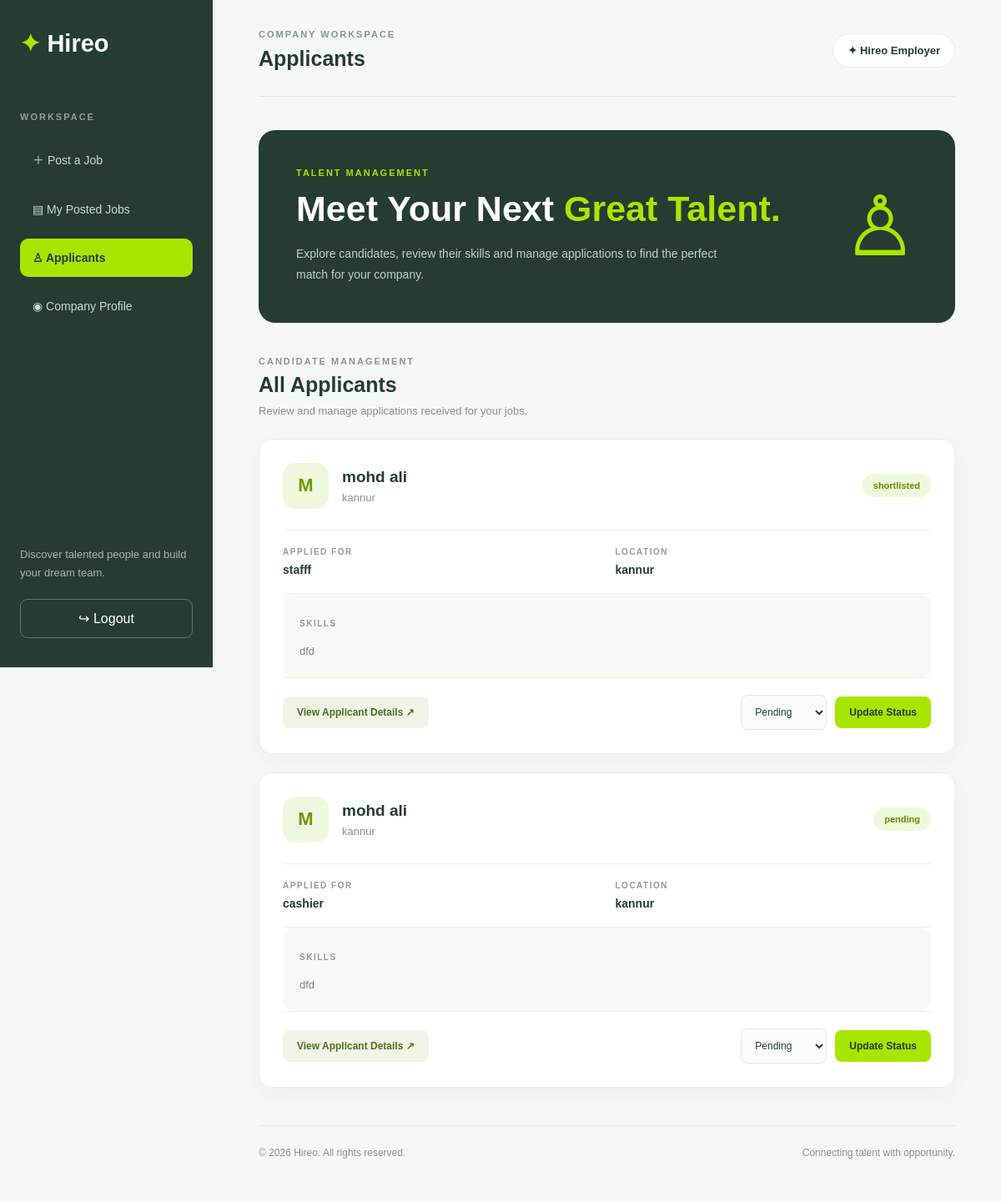
Page /applications/company-applicants/ (signed in) on the committed database.
### applications/models.py (models this page shows, shortened)
class JobApplication(models.Model):
    employee=models.ForeignKey(
        EmployeeProfile,
        on_delete=models.CASCADE
    )
    job = models.ForeignKey(
        Job,
        on_delete=models.CASCADE
    )
    applied_at=models.DateTimeField(auto_now_add=True)
    status = models.CharField(choices=[
        ('pending','Pending'),
        ('shortlisted','Shortlisted'),
        ('rejected','Rejected'),
        ('hired','Hired'),
    ],
    default='pending'
)

### employees/models.py (models this page shows, shortened)
class EmployeeProfile(models.Model):
    user = models.OneToOneField(
        settings.AUTH_USER_MODEL,
        on_delete=models.CASCADE
    )
    full_name = models.CharField(max_length=100)
    contact = models.CharField(max_length=15)
    location = models.CharField(max_length=100)
    skills = models.TextField()
    education = models.TextField()
    experience = models.TextField()
    resume = models.FileField(
        upload_to='resumes',
        null=True,
        blank=True
    )

### jobs/models.py (models this page shows, shortened)
class Job (models.Model):
    company = models.ForeignKey(
    CompanyProfile,
    on_delete=models.CASCADE
        )
    title = models.CharField()
    description = models.TextField()
    location = models.CharField()
    salary = models.CharField()
    created_at = models.DateTimeField(auto_now_add=True)
    is_active = models.BooleanField(default=True)

### applications/views.py (the view)
# urls.py: path('company-applicants/', views.company_applicants, name='company_applicants'),
@login_required
def company_applicants(request):
    if request.user.role != 'company':
        return redirect('login')
    company = get_object_or_404(
        CompanyProfile,
        user=request.user
    )
    applications = JobApplication.objects.filter(
        job__company=company
    )
    return render(
        request,
        'applications/company_applicants.html',
        {'applications': applications}
    )

### applications/templates/applications/company_applicants.html (shortened to what this page needs)
{% load static %}
<!DOCTYPE html>
<html lang="en">
<head>
    <link rel="stylesheet" href="{% static 'css/style.css' %}">
</head>
<body>
<div class="applicants-layout">
    <aside class="applicants-sidebar">
        <div class="applicants-logo">
            <span>✦</span> Hireo
        </div>
        <p class="applicants-menu-label">WORKSPACE</p>
        <nav class="applicants-nav">
            <a href="{% url 'create_job' %}">＋ Post a Job</a>
            <a href="{% url 'company_jobs' %}">▤ My Posted Jobs</a>
            <a href="{% url 'company_applicants' %}" class="active">♙ Applicants</a>
            <a href="{% url 'create_company_profile' %}">◉ Company Profile</a>
        </nav>
        <div class="applicants-sidebar-bottom">
            <p>Discover talented people and build your dream team.</p>
            <a href="{% url 'logout' %}">↪ Logout</a>
        </div>
    </aside>
    <main class="applicants-main">
        <header class="applicants-topbar">
            <div>
                <p>COMPANY WORKSPACE</p>
                <h2>Applicants</h2>
            </div>
            <div class="applicants-badge">
                ✦ Hireo Employer
            </div>
        </header>
        <section class="applicants-hero">
            <div>
                <p class="applicants-eyebrow">TALENT MANAGEMENT</p>
                <h1>Meet Your Next <span>Great Talent.</span></h1>
                <p>
                    Explore candidates, review their skills and
                    manage applications to find the perfect
                    match for your company.
                </p>
            </div>
            <div class="applicants-hero-icon">♙</div>
        </section>
        <section class="applicants-section">
            <div class="applicants-section-heading">
                <div>
                    <p>CANDIDATE MANAGEMENT</p>
                    <h2>All Applicants</h2>
                    <span>Review and manage applications received for your jobs.</span>
                </div>
            </div>
            <div class="applicants-list">
                {% for application in applications %}
                    <article class="applicant-card">
                        <div class="applicant-header">
                            <div class="applicant-avatar">
                                {{ application.employee.full_name|first|upper }}
                            </div>
                            <div class="applicant-info">
                                <h3>{{ application.employee.full_name }}</h3>
                                <p>
                                    {{ application.employee.location }}
                                </p>
                            </div>
                            <span class="applicant-status">
                                {{ application.status }}
                            </span>
                        </div>
                        <div class="applicant-job-info">
                            <div>
                                <span>APPLIED FOR</span>
                                <strong>{{ application.job.title }}</strong>
                            </div>
                            <div>
                                <span>LOCATION</span>
                                <strong>{{ application.employee.location }}</strong>
                            </div>
                        </div>
                        <div class="applicant-skills">
                            <span>SKILLS</span>
                            <p>{{ application.employee.skills|default:"Not provided" }}</p>
                        </div>
                        <div class="applicant-actions">
                            <a href="{% url 'applicant_detail' application.id %}"
                               class="view-applicant-btn">
                                View Applicant Details ↗
                            </a>
                            <form method="POST"
                                  action="{% url 'update_application_status' application.id %}">
                                <select name="status">
                                    <option value="pending">Pending</option>
                                </select>
                                <button type="submit" class="update-status-btn">
                                    Update Status
                                </button>
                            </form>
                        </div>
                    </article>
                {% endfor %}
            </div>
        </section>
        <footer class="applicants-footer">
            <p>© 2026 Hireo. All rights reserved.</p>
            <p>Connecting talent with opportunity.</p>
        </footer>
    </main>
</div>
</body>
</html>

### rows in the picture
JobApplication: employee.full_name|first "M", employee.full_name "mohd ali", employee.location "kannur", status "shortlisted", job "stafff", employee.skills "dfd"
JobApplication: employee.full_name|first "M", employee.full_name "mohd ali", employee.location "kannur", status "pending", job "cashier", employee.skills "dfd"
